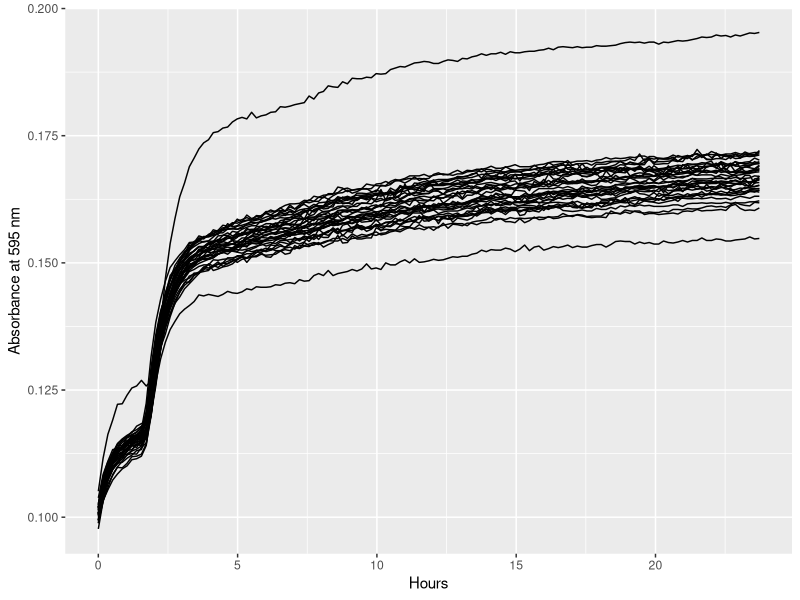
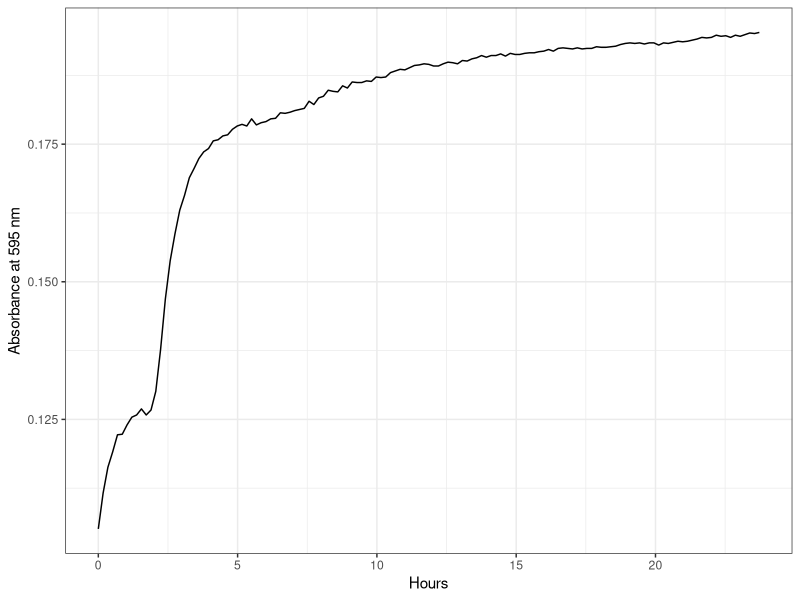
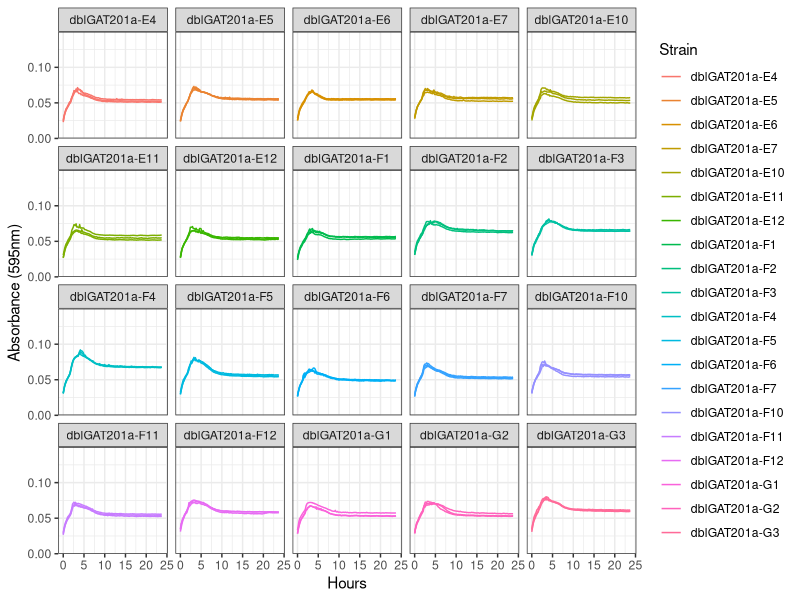
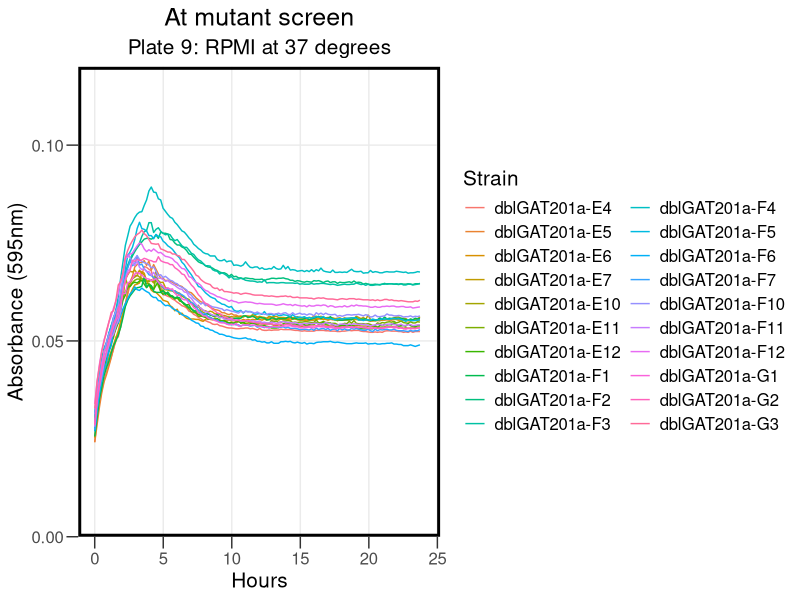
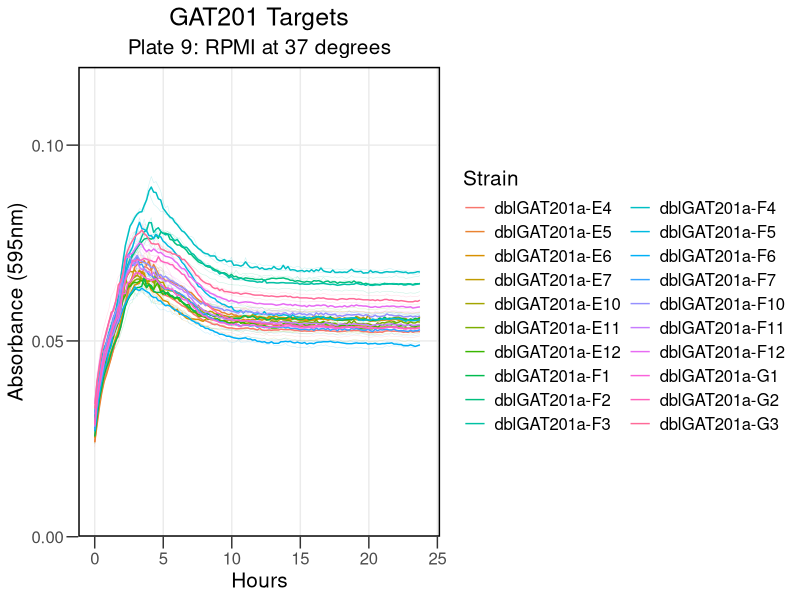
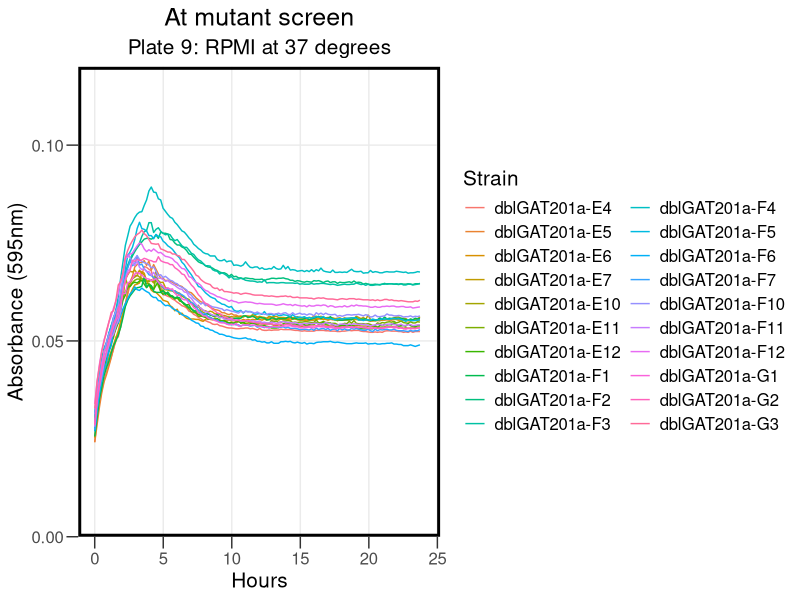
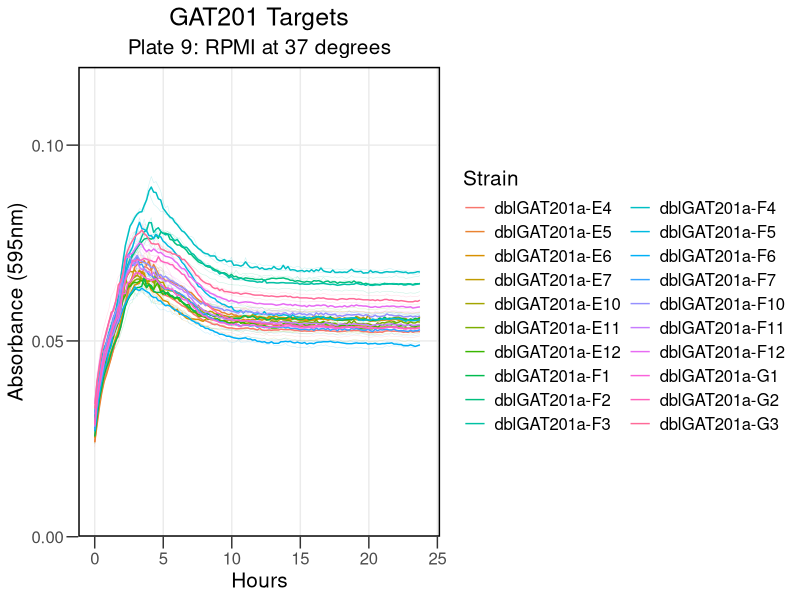

Here is the R script that generated these plots, in order:
## ---- chunk 1
knitr::opts_chunk$set(echo = TRUE)
## ---- chunk 2

library("reshape2")
library(dplyr)
library(ggplot2)
library(tidyverse)
library(rmarkdown)
library(cowplot)
library(yaml)
library(knitr)
## ---- chunk 3

rawdata <- read.csv("../Input/20230516_Atmutant_Screen_plate9_csv.csv")

## ---- chunk 4

 rawdata_hour<-mutate(rawdata, Time = Time/3600)

## ---- chunk 5

reshaped <- melt(rawdata_hour, id=c("Time", "Temp"), 
                              variable.name="Well",
                              value.name="OD595")

summary(reshaped)
## ---- chunk 6

platemap <- read.csv("../Input/20230516_RPMI_Atmut_screen_Plate9_setup.csv") %>%     
  dplyr::mutate(
    Strain = factor(Strain, 
                    levels = c( "P2.7E4","P2.7E5","P2.7E6","P2.7E7","P2.7E10","P2.7E11","P2.7E12","P2.7F1","P2.7F2","P2.7F3","P2.7F4","P2.7F5","P2.7F6","P2.7F7","P2.7F10","P2.7F11","P2.7F12","P2.7G1","P2.7G2","P2.7G3"),
                    labels = c("dblGAT201a-E4", "dblGAT201a-E5", "dblGAT201a-E6", "dblGAT201a-E7", "dblGAT201a-E10", "dblGAT201a-E11", "dblGAT201a-E12", "dblGAT201a-F1", "dblGAT201a-F2", "dblGAT201a-F3", "dblGAT201a-F4", "dblGAT201a-F5", "dblGAT201a-F6", "dblGAT201a-F7", "dblGAT201a-F10", "dblGAT201a-F11", "dblGAT201a-F12", "dblGAT201a-G1", "dblGAT201a-G2", "dblGAT201a-G3"))
  )
head(platemap, n=10)


## ---- chunk 7

annotated <- inner_join(reshaped, platemap, by="Well")
 
## ---- chunk 8

ggplot(data=filter(annotated,is.na(Strain)),
          aes(x=Time, y=OD595,  group = Well)) + 
          geom_line() + 
          labs(x="Hours", y="Absorbance at 595 nm")
## ---- chunk 9

ggplot(data=filter(annotated,Well=="A12"), 
       aes(x=Time, y=OD595, group = Well)) + 
 
       geom_line() + 
     theme_bw()+
     labs(x="Hours", y="Absorbance at 595 nm")

## ---- chunk 10

blank_OD_summary <- annotated %>%
   filter(is.na(Strain), Time < 1/24) %>%
  filter(Well != "A12") %>%
  group_by(Media) %>%
  summarise(OD_median=median(OD595),
            OD_mean=mean(OD595),
            OD_max=max(OD595),
            OD_min=min(OD595))
print(blank_OD_summary)
## ---- chunk 11

normalisedOD <- annotated %>%
  left_join(blank_OD_summary, by="Media") %>%
  mutate(OD_corrected = OD595 - OD_median)

## ---- chunk 12

ggplot(data=normalisedOD %>%
                       filter( !is.na(Strain) ), 
                      aes(x=Time, y=OD_corrected, color=Strain, group = Well)) + 
       geom_line() + 
  scale_x_continuous(limits = c(0,24)) +
       scale_y_continuous(limits=c(0,0.15),expand=c(0,0))+
       facet_wrap(Strain ~ .)+
  
       labs(x = "Hours",
            y = "Absorbance (595nm)") +
       theme(text = element_text(size = 20))+
       theme_bw()
## ---- chunk 13

ggplot(data=normalisedOD  %>%
         
                     filter( !is.na(Strain) ),  
                      aes(x=Time, y=OD_corrected, color=Strain)) + 
        stat_summary(fun = "median", geom = "line", size = 0.5) +
  scale_x_continuous(limits = c(0,24)) +
       scale_y_continuous(limits=c(0,0.12),expand=c(0,0), breaks = c(0, 0.05, 0.1)) +
       labs(x = "Hours",
            y = "Absorbance (595nm)",
            title = "At mutant screen", subtitle = "Plate 9: RPMI at 37 degrees") +
       theme_bw() +
       theme(text = element_text(size = 15))+
       theme(axis.title = element_text(size = 15))+
       theme(axis.ticks.length = unit(0.3, "cm"))+
       theme(title = element_text(size = 15))+
       theme(panel.grid.minor = element_blank())+
    guides(color=guide_legend(ncol=2))+
 theme(legend.title = element_text(size = 15))+
      theme(legend.background = element_rect(fill = "transparent", color=NA))+
  theme(legend.key = element_rect(fill = "transparent", color=NA))+
       theme (plot.background =  element_rect(fill = "transparent", color=NA), 
         panel.background = element_rect(fill = "transparent", color=NA),)+
      theme(panel.border = element_rect(linetype = "solid", colour = "black", size = 2))+
  theme(plot.title = element_text(hjust = 0.5), plot.subtitle = element_text(hjust = 0.5) )
       
## ---- chunk 14

ggsave("../Results/AllSummary_At9.png",width = 8,height=5)
## ---- chunk 15


ggplot(data=normalisedOD  %>%
          
                     filter( !is.na(Strain) ),  
                      aes(x=Time, y=OD_corrected, color=Strain)) + 
       geom_line(aes(group = Well), size = 0.2, alpha = 0.2) + 
       stat_summary(fun = "median", geom = "line", size = 0.5) +
  scale_x_continuous(limits = c(0,24)) +
       scale_y_continuous(limits=c(0,0.12),expand=c(0,0), breaks = c(0, 0.05, 0.1)) +
   
       labs(x = "Hours",
            y = "Absorbance (595nm)",
            title = "GAT201 Targets", subtitle = "Plate 9: RPMI at 37 degrees") +

                  theme_bw() +
       theme(text = element_text(size = 15))+
       theme(axis.title = element_text(size = 15))+
             theme(axis.ticks.length = unit(0.3, "cm"))+
       theme(title = element_text(size = 15))+
       theme(panel.grid.minor = element_blank())+
            guides(color=guide_legend(ncol=2))+
       theme(legend.title = element_text(size = 15))+
      theme(legend.background = element_rect(fill = "transparent", color=NA))+
      theme(legend.key = element_rect(fill = "transparent", color=NA))+
       theme (plot.background =  element_rect(fill = "transparent", color=NA), 
            panel.background = element_rect(fill = "transparent", color=NA),)+
      theme(panel.border = element_rect(linetype = "solid", colour = "black", size = 1))+
      theme(plot.title = element_text(hjust = 0.5), plot.subtitle = element_text(hjust = 0.5))
## ---- chunk 16

ggsave("../Results/Statsumm_At9.png",width = 8,height=5)
